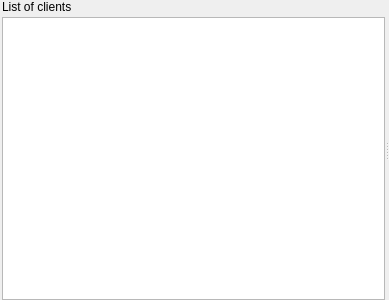
<?xml version="1.0" encoding="UTF-8"?>
<ui version="4.0">
 <class>ClientsPage</class>
 <widget class="QWidget" name="ClientsPage">
  <property name="geometry">
   <rect>
    <x>0</x>
    <y>0</y>
    <width>389</width>
    <height>300</height>
   </rect>
  </property>
  <property name="windowTitle">
   <string>Form</string>
  </property>
  <layout class="QVBoxLayout" name="verticalLayout_2">
   <property name="spacing">
    <number>0</number>
   </property>
   <property name="leftMargin">
    <number>2</number>
   </property>
   <property name="topMargin">
    <number>0</number>
   </property>
   <property name="rightMargin">
    <number>0</number>
   </property>
   <property name="bottomMargin">
    <number>0</number>
   </property>
   <item>
    <widget class="QSplitter" name="pageSplitter">
     <property name="orientation">
      <enum>Qt::Orientation::Horizontal</enum>
     </property>
     <widget class="QWidget" name="listContainer" native="true">
      <property name="styleSheet">
       <string notr="true">#addButton {
    background-color: transparent;
	background: none;
	border: none;
}

#addButton:hover {
	border: 1px solid;
}</string>
      </property>
      <layout class="QVBoxLayout" name="verticalLayout">
       <property name="spacing">
        <number>0</number>
       </property>
       <property name="leftMargin">
        <number>0</number>
       </property>
       <property name="topMargin">
        <number>0</number>
       </property>
       <property name="rightMargin">
        <number>0</number>
       </property>
       <property name="bottomMargin">
        <number>0</number>
       </property>
       <item>
        <layout class="QHBoxLayout" name="headerLayout">
         <property name="bottomMargin">
          <number>2</number>
         </property>
         <item alignment="Qt::AlignmentFlag::AlignLeft|Qt::AlignmentFlag::AlignVCenter">
          <widget class="QLabel" name="headerLabel">
           <property name="sizePolicy">
            <sizepolicy hsizetype="MinimumExpanding" vsizetype="Preferred">
             <horstretch>0</horstretch>
             <verstretch>0</verstretch>
            </sizepolicy>
           </property>
           <property name="text">
            <string>List of clients</string>
           </property>
          </widget>
         </item>
         <item alignment="Qt::AlignmentFlag::AlignRight|Qt::AlignmentFlag::AlignVCenter">
          <widget class="QToolButton" name="addButton">
           <property name="styleSheet">
            <string notr="true"/>
           </property>
           <property name="text">
            <string/>
           </property>
           <property name="icon">
            <iconset resource="../resources.qrc">
             <normaloff>:/icons/plus</normaloff>:/icons/plus</iconset>
           </property>
           <property name="iconSize">
            <size>
             <width>12</width>
             <height>12</height>
            </size>
           </property>
          </widget>
         </item>
        </layout>
       </item>
       <item>
        <widget class="QListWidget" name="clientsList"/>
       </item>
      </layout>
     </widget>
     <widget class="QStackedWidget" name="clientsStack"/>
    </widget>
   </item>
  </layout>
 </widget>
 <resources>
  <include location="../resources.qrc"/>
 </resources>
 <connections/>
</ui>
